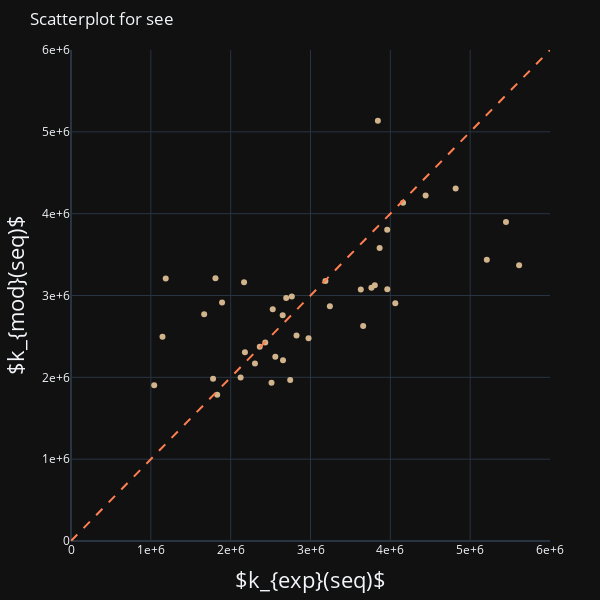

Write notebook code for a chart like this one.
### Code cell
plot = valplot(data, 'see', writepath=None)
